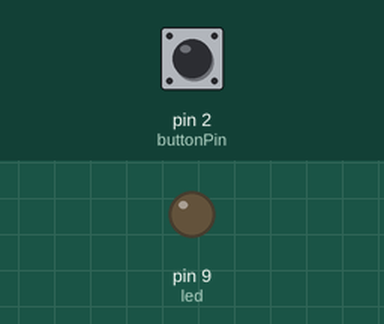
This sketch was run on a simulated Arduino Uno, built with avr-gcc and run on an emulated ATmega328P. On the bench: output pins drawn as LEDs (lit = HIGH). Inputs (shaded band) come from the test bench; at power-on: pin 2 (buttonPin) HIGH.

Above: at 1.2 s.
1.3 s: pin 2 (buttonPin) pulled LOW for 1 s
At 1.42 s:
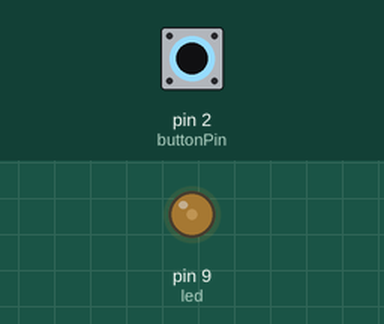
3.8 s: pin 2 (buttonPin) pulled LOW for 0.15 s
At 4.3 s:
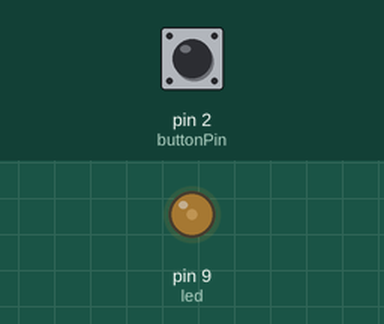
5.4 s: pin 2 (buttonPin) pulled LOW for 3.2 s
At 9.8 s:
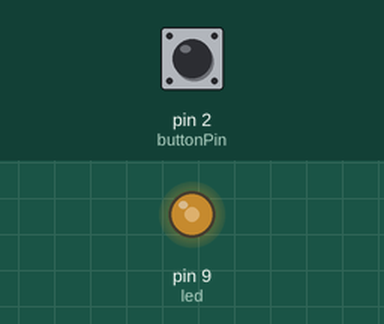
Timing chart, 0 to 11.3 s (numbered marks = the images above; inputs shaded):
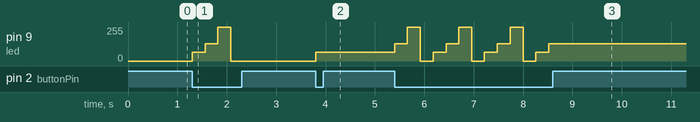

Measured:
- after the input at 1.3 s, pin 9 (led): 0/255 → 64/255 at once, → 128/255 0.26 s later, → 255/255 0.26 s later, → 0/255 0.26 s later
- after the input at 3.8 s, pin 9 (led): 0/255 → 64/255 at once
- after the input at 5.4 s, pin 9 (led): 64/255 → 128/255 at once, then repeats every 1.0 s: 255/255 0.26 s, 0/255 0.26 s, 64/255 0.26 s, 128/255 0.26 s, until it stays 128/255 from 8.5 s

The sketch:

challenge.ino
```cpp
/*
 Dimmer-Button
 Written Aug 2011 by Alex Clarke

 Uses button presses to switch an LED between off, dim, medium, and high brightness.
 */

// constants for this sketch
const int buttonPin = 2;       // pushbutton pin
const int led =  9;            // LED  pin
unsigned long previousMillis = 0;
const long interval = 260;
// variables for this sketch
int ledMode = 1;         // variable for recording button presses

void setup()
{
  // initialize the output pins:
  pinMode(led, OUTPUT);

  // initialize the pushbutton pin as an input:
  pinMode(buttonPin, INPUT);
}

void loop()
{
  unsigned long currentMillis = millis();
  // check if the pushbutton is pressed.
  if (digitalRead(buttonPin) == LOW)
  {
    if (currentMillis - previousMillis >= interval) {
    // save the last time you blinked the LED
      previousMillis = currentMillis;
    // if it is, count a press
      ledMode = ledMode + 1;

      // if we've counted to an invalid mode
      if (ledMode == 5)
      {
        // reset to mode 1
        ledMode = 1;
      }
    }
  }

  // Detect the current mode and set the LED appropriately
    if (ledMode == 1)
    {
      //Mode 1 - LED is off
      digitalWrite(led, LOW);
    }
    else if (ledMode == 2)
    {
      //Mode 2 - LED is dim
      analogWrite(led, 64);
    }
    else if (ledMode == 3)
    {
      //Mode 3 - LED is medium
      analogWrite(led, 128);
    }
    else
    {
      //Mode 4 - LED is bright
      digitalWrite(led, HIGH);
    }

}
```
